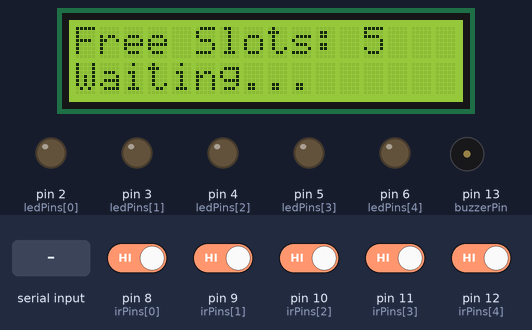
This sketch was run on a simulated Arduino Uno, built with avr-gcc and run on an emulated ATmega328P. On the bench: 16×2 character LCD, output pins drawn as LEDs (lit = HIGH), buzzer (waves = sounding). Inputs (shaded band) come from the test bench; at power-on: pin 8 (irPins[0]), pin 9 (irPins[1]), pin 10 (irPins[2]), pin 11 (irPins[3]), pin 12 (irPins[4]) HIGH. What the sketch prints to the serial monitor is not drawn.

Above: at 2.7 s.
2.8 s: "1\n" received over Serial
At 4.2 s:
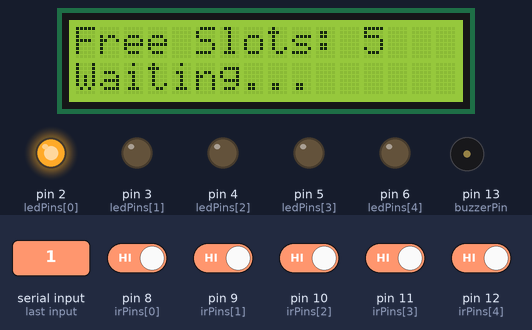
4.5 s: pin 9 (irPins[1]) driven LOW
At 5.3 s:
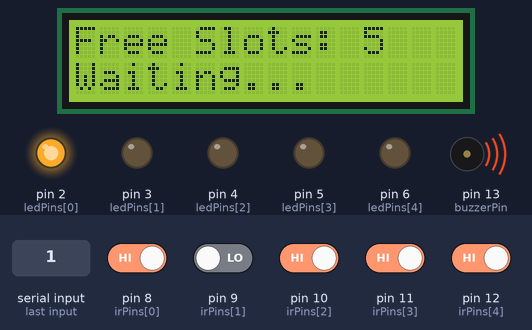
6.1 s: pin 8 (irPins[0]) driven LOW
At 6.4 s:
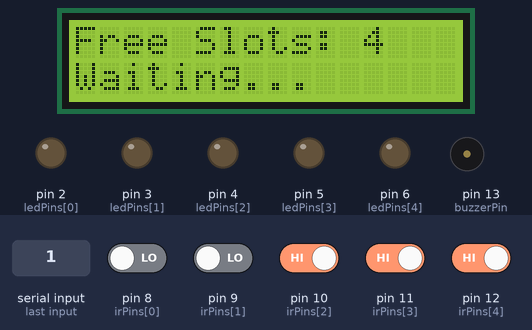
7.6 s: "5\n" received over Serial
At 8.8 s:
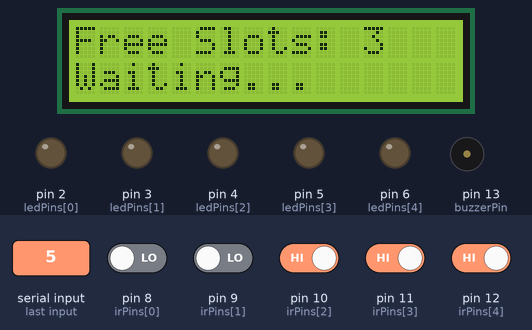
9.2 s: "1\n" received over Serial
At 9.9 s:
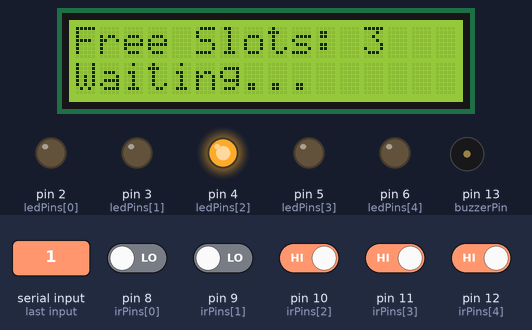
10.8 s: pin 11 (irPins[3]) driven LOW
At 12.2 s:
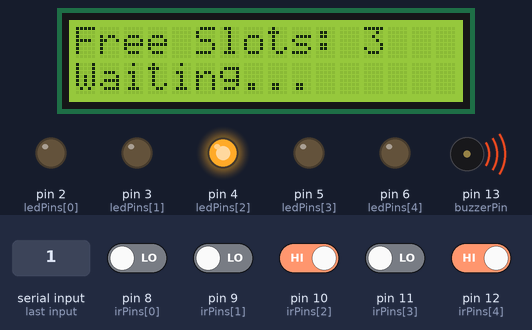
Timing chart, 0 to 13.3 s (numbered marks = the images above; inputs shaded):
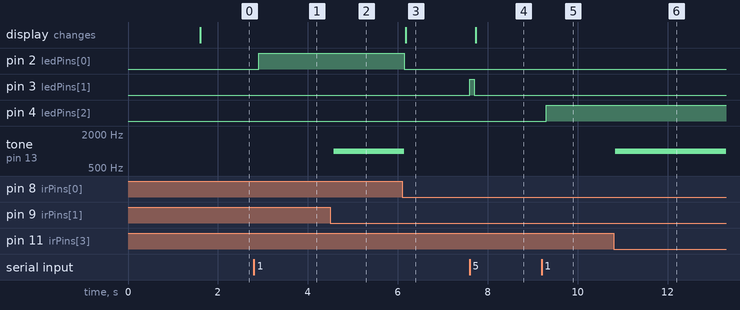

The sketch:

main.ino
```cpp
#include <Wire.h>
#include <LiquidCrystal_I2C.h>

LiquidCrystal_I2C lcd(0x27, 16, 2);

int irPins[5]  = {8, 9, 10, 11, 12};
int ledPins[5] = {2, 3, 4, 5, 6};
int buzzerPin = 13;

float slotSize[5] = {5.5, 5.5, 7.0, 7.0, 15.0};
int slotFlag[5] = {0, 0, 0, 0, 0};

int slotAssigned = -1;
float len;

void setup() {
  Serial.begin(9600);

  for(int i=0;i<5;i++){
    pinMode(irPins[i], INPUT_PULLUP);
    pinMode(ledPins[i], OUTPUT);
    digitalWrite(ledPins[i], LOW);
  }

  pinMode(buzzerPin, OUTPUT);
  digitalWrite(buzzerPin, LOW);

  lcd.init();
  lcd.backlight();
  lcd.print("Smart Parking");
  delay(1500);
  lcd.clear();

  Serial.println("SYSTEM_READY");
}

void loop() {

  // -------- EXIT CHECK --------
  for(int i=0;i<5;i++){
    if(slotFlag[i] == 1 && digitalRead(irPins[i]) == HIGH){
      slotFlag[i] = 0;
      Serial.print("SLOT_FREED:");
      Serial.println(i);
    }
  }

  // -------- SLOT ASSIGNED CHECK --------
  if(slotAssigned != -1){

    bool wrongSlot = false;

    for(int i=0;i<5;i++){
      if(i == slotAssigned) continue;

      // Only check empty slots
      if(slotFlag[i] == 0 && digitalRead(irPins[i]) == LOW){
        wrongSlot = true;
      }
    }

    // Buzzer control
    if(wrongSlot){
      tone(buzzerPin, 1000);
    } else {
      noTone(buzzerPin);
    }

    // Correct slot reached
    if(digitalRead(irPins[slotAssigned]) == LOW){

      noTone(buzzerPin);

      slotFlag[slotAssigned] = 1;

      // LED OFF when parked
      digitalWrite(ledPins[slotAssigned], LOW);

      Serial.print("CAR_PARKED:");
      Serial.println(slotAssigned);

      slotAssigned = -1;
    }
  }

  // -------- COUNT FREE --------
  int freeSlots = 0;
  for(int i=0;i<5;i++){
    if(slotFlag[i] == 0) freeSlots++;
  }

  Serial.print("FREE_SLOTS:");
  Serial.println(freeSlots);

  lcd.setCursor(0,0);
  lcd.print("Free Slots: ");
  lcd.print(freeSlots);
  lcd.print("   ");

  lcd.setCursor(0,1);
  lcd.print("Waiting...     ");

  // -------- ENTRY LOGIC --------
  if (Serial.available() > 0 && slotAssigned == -1) {

    String data = Serial.readStringUntil('\n');
    len = data.toFloat();

    if(len <= 0) return;
    if(freeSlots == 0) return;

    for(int i=0;i<5;i++){
      if(len <= slotSize[i] && slotFlag[i] == 0){

        slotAssigned = i;

        // LED ON while guiding
        digitalWrite(ledPins[i], HIGH);

        Serial.print("SLOT_ASSIGNED:");
        Serial.println(i);

        break;
      }
    }
  }

  delay(100);
}
```

Measured:
- after the input at 2.8 s, pin 2 (ledPins[0]): LOW → HIGH after 0.11 s
- after the input at 4.5 s, tone on pin 13 (buzzerPin): silent → 1000 Hz after 0.08 s
- after the input at 6.1 s, pin 2 (ledPins[0]): HIGH → LOW at once; tone on pin 13 (buzzerPin): 1000 Hz → silent at once; the display: changes after 0.07 s (image 3)
- after the input at 7.6 s, pin 3 (ledPins[1]): LOW → HIGH at once, → LOW 0.10 s later; the display: changes after 0.14 s (image 4)
- after the input at 9.2 s, pin 4 (ledPins[2]): LOW → HIGH after 0.10 s
- after the input at 10.8 s, tone on pin 13 (buzzerPin): silent → 1000 Hz at once
